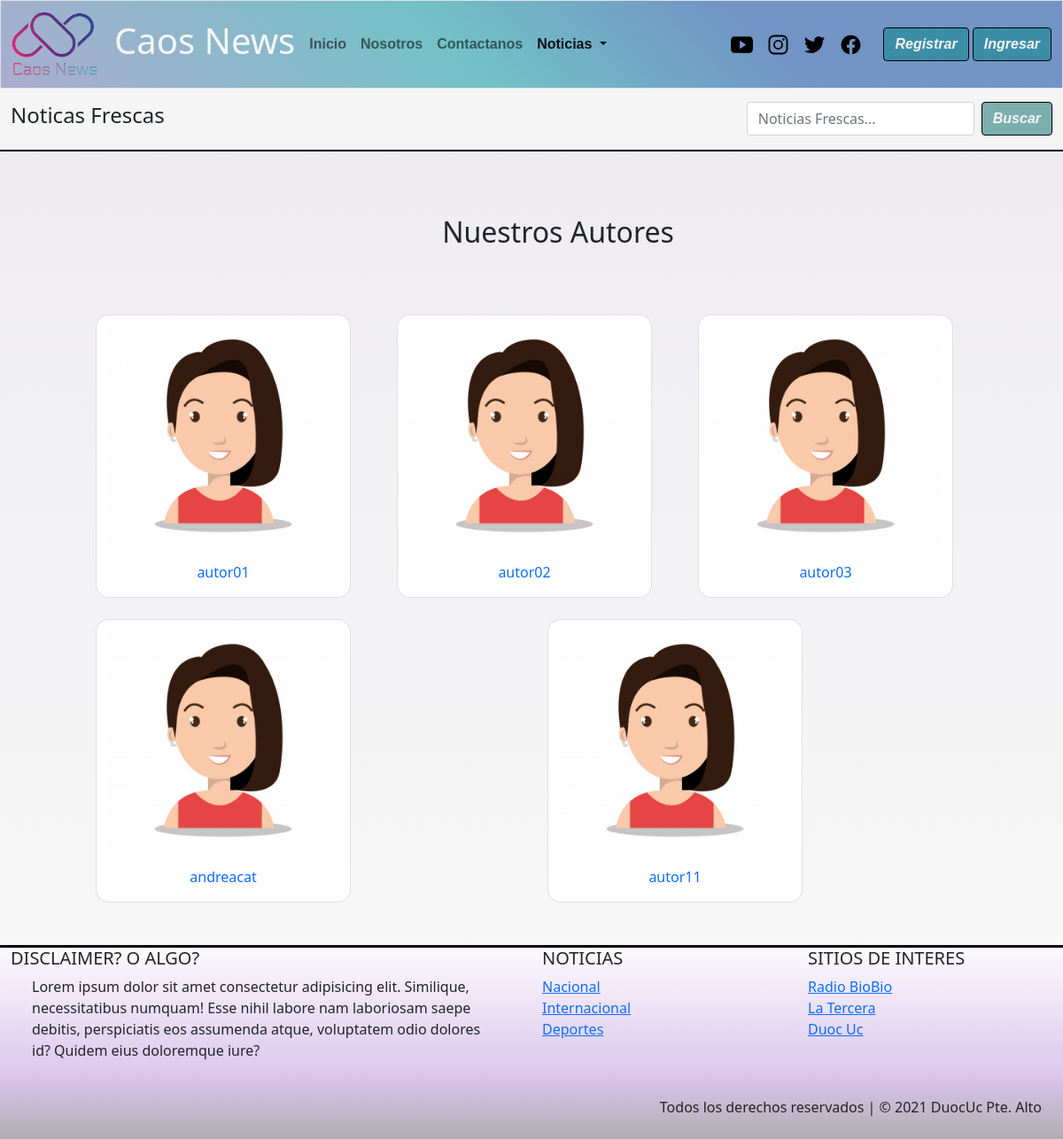
The page /autores/ on the database its author committed.
### caos_news/models.py (models this page shows, shortened)
class Categoria(models.Model):
    cod_catg = models.IntegerField(primary_key=True)
    nombre_catg = models.CharField(max_length=50)

### caos_news/views.py (the view)
# urls.py: path('autores/',busq_autor,name='autores'),
def busq_autor(request):
    users_n = User.objects.filter(groups=1)
    categoria = Categoria.objects.all()
    context = {"categorias":categoria,"users":users_n}
    return  render(request,"autores.html",context)

### caos_news/templates/autores.html (shortened to what this page needs)
{% extends 'base.html' %}
{% load static %}
{% block link_activos %}
    <ul class="navbar-nav me-auto mb-2 mb-lg-0">
        <li class="nav-item">
            <a class="nav-link" aria-current="page" href="{% url 'index'%}">Inicio</a>
        </li>
        {% if user.is_authenticated %}
            <li class="nav-item">
                <a class="nav-link" href="{% url 'enviar_n' %}">Subir noticia</a>
            </li>
            <li class="nav-item">
                <a class="nav-link" href="{% url 'mis_notis' %}">Mis Noticias</a>
            </li>
        {% else %}
            <li class="nav-item">
                <a class="nav-link" href="{% url 'nos' %}">Nosotros</a>
            </li>
            <li class="nav-item">
                <a class="nav-link" href="{% url 'contac' %}">Contactanos</a>
            </li>
        {% endif %}
            <li class="nav-item dropdown">
                <a class="nav-link dropdown-toggle active" href="#" id="navbarDropdown" role="button" data-bs-toggle="dropdown" aria-expanded="false">
                    Noticias
                </a>
            </li>
{% endblock link_activos %}
{% block contenido%}
<main>
        <nav class="navbar sticky-top" id="barra-busqueda">
            <div class="container-fluid ">
                <span class="navbar-text">
                {% if user.is_authenticated %}
                    <h4> Bienvenido(a) {{user.first_name}} {{user.last_name}} </h4>
                {% else %}
                    <h4>Noticas Frescas</h4>
                {% endif %}
                </span>
                <form class="d-flex" method="POST" action="{% url 'filter_d'%}">
                    <input class="form-control me-2" type="search" placeholder="Noticias Frescas..." name="txtbusqueda" aria-label="Search">
                    <button id="boton" class="btn btn-outline" type="submit">Buscar</button>
                </form>
            </div>
        </nav>
    <section class="container-fluid" style="min-height:688px;">
        <div class="row ms-5 p-5">
            <div class="d-block text-center mt-4">
                <h2 style="margin-bottom: 50px;">Nuestros Autores</h2>
            </div>
            <div class="row justify-content-center">
            {% for item in users %}
                <div id="tarjeta" class="card me-auto mt-4" style="width: 18rem; border-radius: 15px;">
                    <a href="{% url 'f_autor' item.username %}" style="text-decoration: none;"><img src="{% static 'img/team/fem-01.jpg' %}" class="card-img-top" alt="...">
                    <div class="card-body">
                        <p id="texto-tarj" class="card-text" style="text-align: center" >{{item.username}}</p>
                    </div></a>
                </div>
            {% endfor %}
            </div>
        </div>
    </section>
{% endblock contenido%}
{% block categorias %}
    {% for x in categorias %}
        <li><a href="{% url 'categ' x.nombre_catg %}">{{x.nombre_catg}}</a></li>
    {% endfor %}
{% endblock categorias %}

### rows shown on the page
Categoria: nombre_catg "Nacional"
Categoria: nombre_catg "Internacional"
Categoria: nombre_catg "Deportes"

### other values the page prints
{{ item.username }} "autor01"
{{ item.username }} "autor02"
{{ item.username }} "autor03"
{{ item.username }} "andreacat"
{{ item.username }} "autor11"
